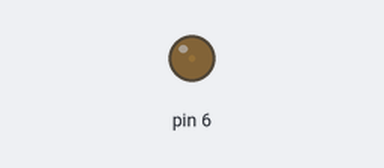
A sketch run on a simulated Arduino Uno, built with avr-gcc and run on an emulated ATmega328P. On the bench: output pins drawn as LEDs (lit = HIGH).

Above: at 0.05 s.
At 1.55 s:
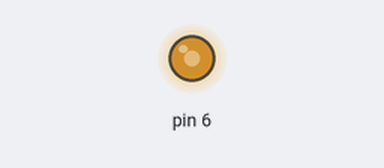
At 2.9 s:
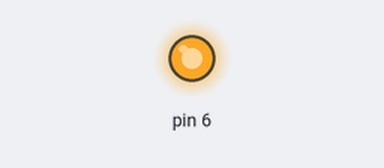
At 5.8 s:
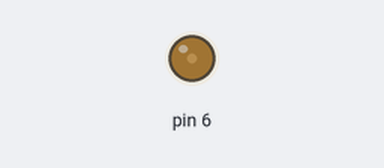
Timing chart, 0 to 9.9 s (numbered marks = the images above):
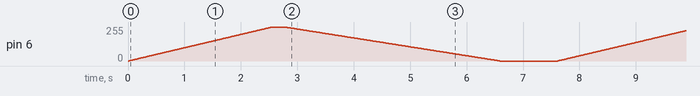

The sketch:

breath.ino
```cpp
void setup() {
  pinMode(6, OUTPUT);
}

void loop() {
 //2.5s دم
  for(int i = 0; i <= 255; i++) {
    analogWrite(6, i);
    delay(10);
  }

  delay(200);

  //3.8s بازدم
  for(int i = 255; i >= 0; i--) {
    analogWrite(6, i);
    delay(15);
  }
  //1s بین دم  / بازدم
  delay(1000);
}
```
